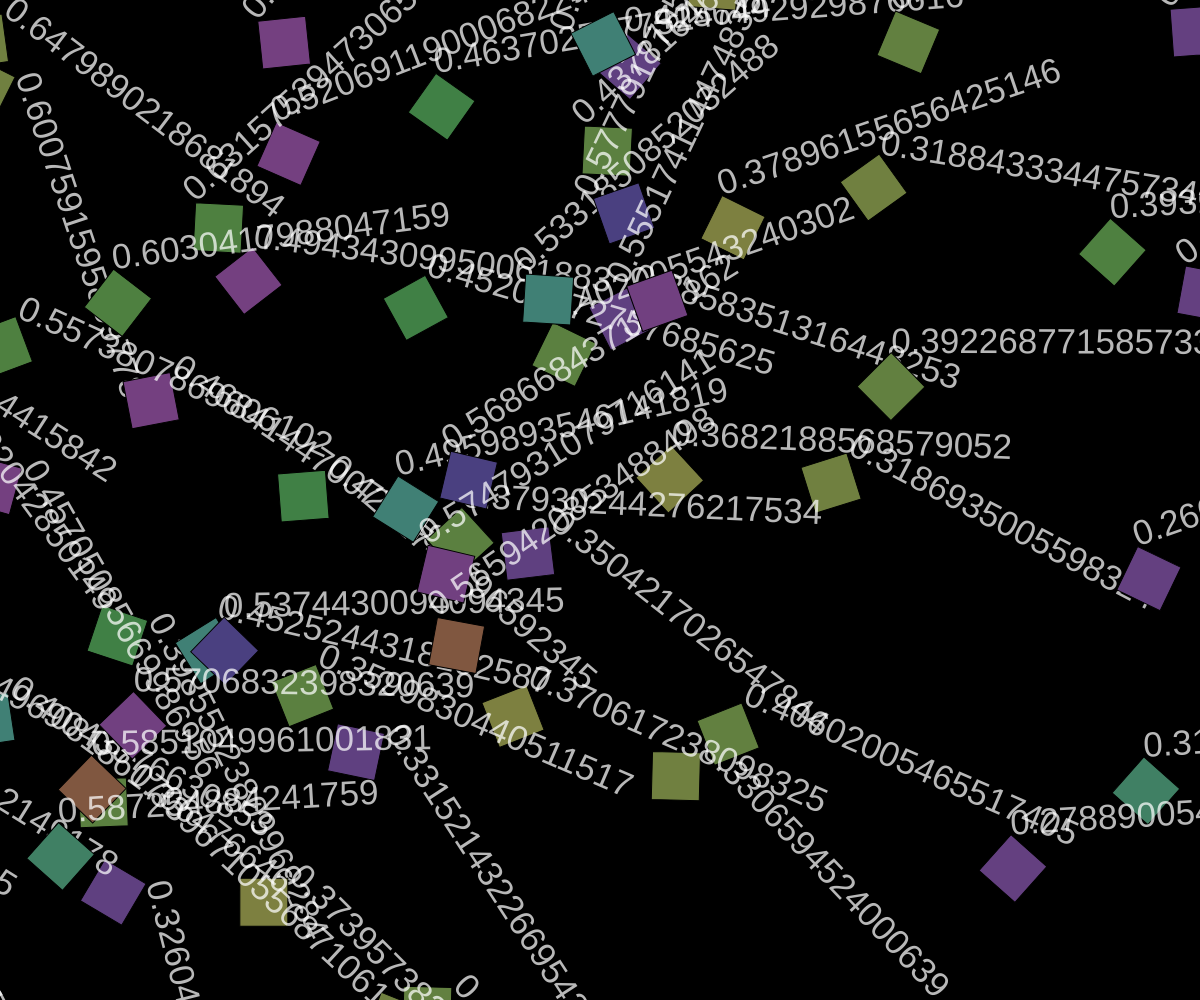
Frame 1 (no input)
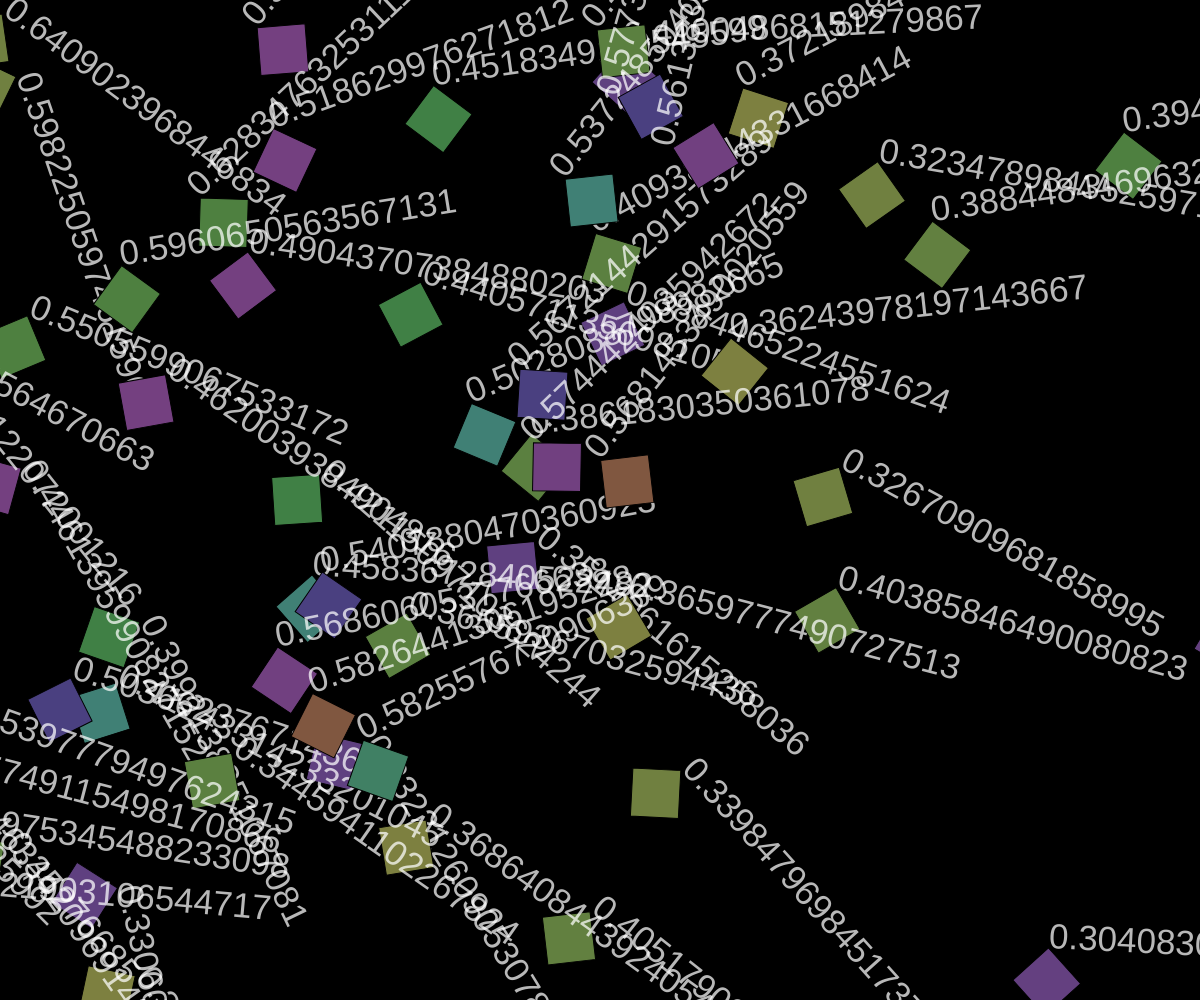
Frame 60 (no input)
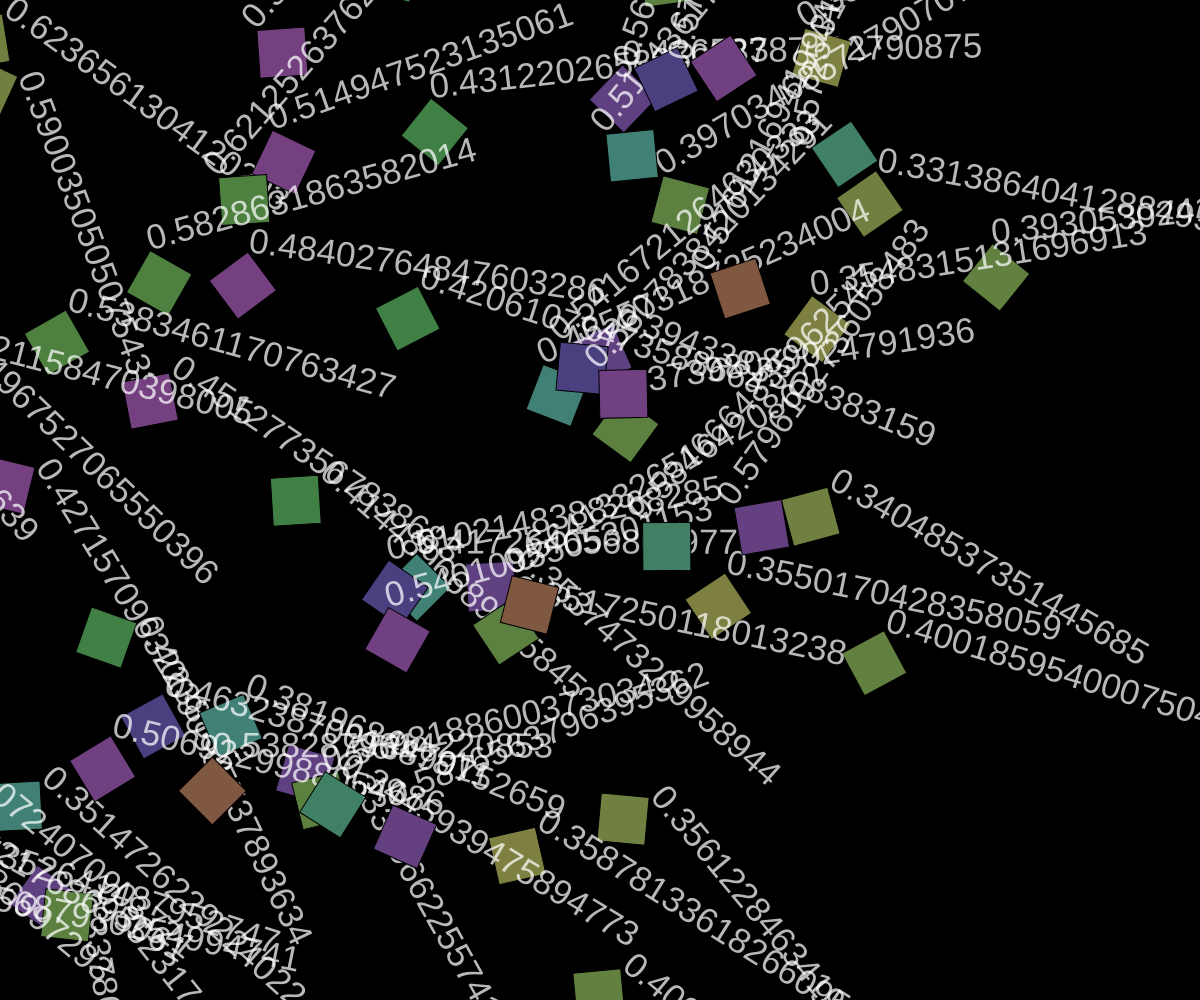
Frame 120 (the mouse pressed at the canvas centre since frame 60)

The p5.js sketch that drew these frames (run headless with seeded random() and noise() and a simulated clock; from frame 60 on, the mouse is pressed at the canvas centre):

// p5.js sketch
// ── sketch.js
/*
    title: Visualizing Perlin noise
    author: LenaMK
    date: 2023-02-12
    description: 
*/

var side //size of square
var diag //hypothénuse

var xoff, yoff, incx, incy, incz
var zoff = 0.0
//possibilité de rotate un ou des éléments
//repaire 0,0 en haut à gauche. Rotate tourne le repaire

var nbSquares = 25

var fontsize = 35
var textboxAscent, textboxDescent, textboxHeight

var linecolor=[]

function setup() { 
    colorMode(HSB, 360, 100, 100, 250);
    createCanvas(windowWidth, windowHeight); 

    textSize(fontsize); 
    textboxAscent = textAscent()
    textboxDescent = textDescent()
    textboxHeight = textboxAscent+textboxDescent

    var ratio = windowWidth/windowHeight

    if (ratio < 1)
        side = windowHeight/nbSquares
        ;
    else
        side = windowWidth/nbSquares; //size of square

    diag = Math.sqrt(side*side*2) //hypothénuse
    margin = 10


    incx = 0.05
    incy = 0.05
    incz = 0.25

    var nblines = windowHeight/diag

    for (let i = 0; i < nblines; i++){
        linecolor[i] = random(360)
    }
} 
   
   

function draw() { 
     

    fill(0, 0, 100, 250);
    background(0, 0, 0)


//perlin noise 

    var lineNb = 0

    yoff = 0.0
    push()

    for (let y = margin; y < (windowHeight-diag); y += diag){
        //line or  y height
        xoff = 0.0

        lineNb += 1
        console.log(lineNb)

        //lines
        for ( let x = margin; x < (windowWidth-diag); x += diag){ 

            xoff += incx
            fill(linecolor[lineNb], 50, 50, 250)
            

            angle = noise(xoff, yoff, zoff)
            rotate(angle)
/*
            if(linecolor[lineNb] % 2 == 0){
                rotate(angle)
            }else{ 
                translate(x, y)
            }
*/
            quad(x, y, x+diag/2, y+diag/2, x, y+diag, x-diag/2, y+diag/2)


            fill(0, 0, 100, 180)
            text(String(noise(xoff, yoff, zoff)), x, y )
        }

        yoff += incy
    }    
    pop()
    

/*


//rect for code variables
//to have multiple canvases: instance mode 
// https://github.com/processing/p5.js/wiki/Global-and-instance-mode

    fill(0, 0, 100, 250)
    //rectangle location
    var rectMargin = 80
    var rectX = windowWidth/3*2-rectMargin
    var rectY = windowHeight/3+rectMargin
    var rectWidth = windowWidth/3-rectMargin*2
    var rectHeight = windowHeight/3*2-rectMargin*2

    rect(rectX, rectY, rectWidth, rectHeight)

    fill(0, 100, 0, 250)

    for (let textboxY = rectY; textboxY < (rectY + rectHeight); textboxY += textboxHeight){
        text(String(noise(xoff, yoff, zoff)), rectX+50, textboxY )

    }

*/
    
    
    
    
    //end of frame
    zoff += 0.0008;
} 
